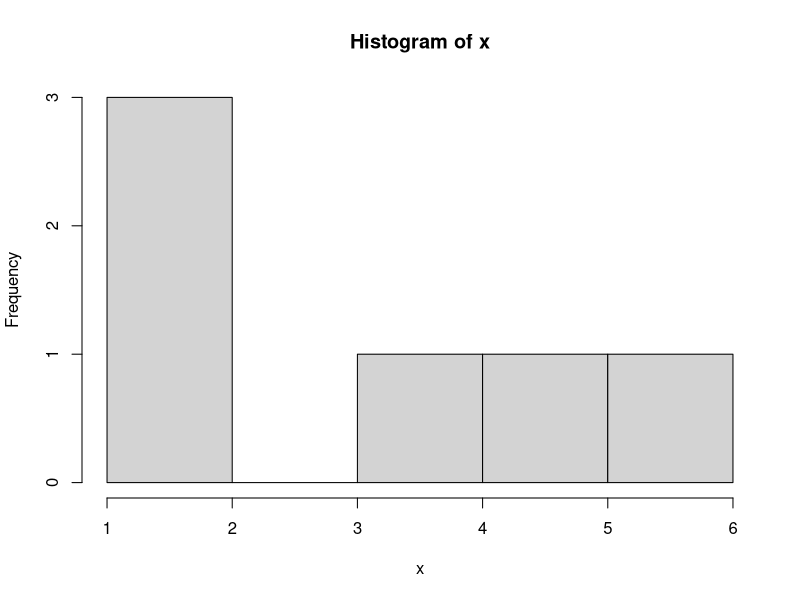
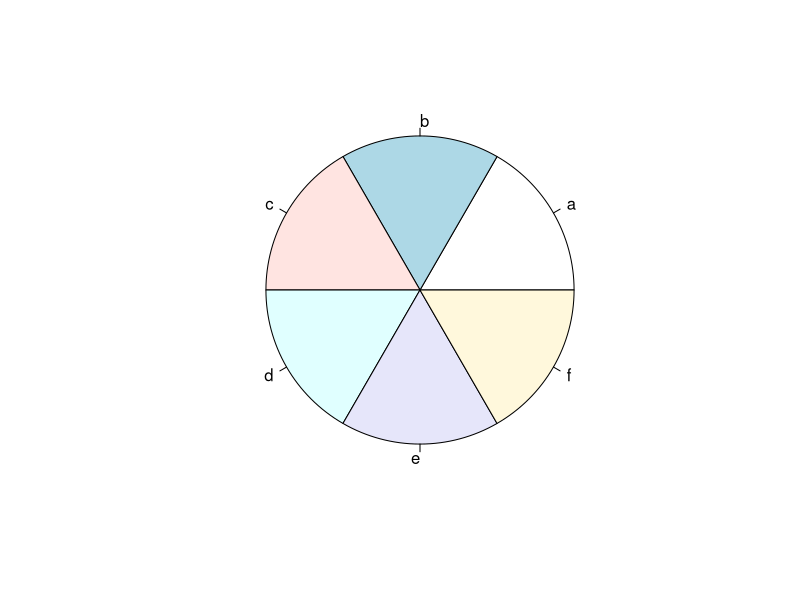
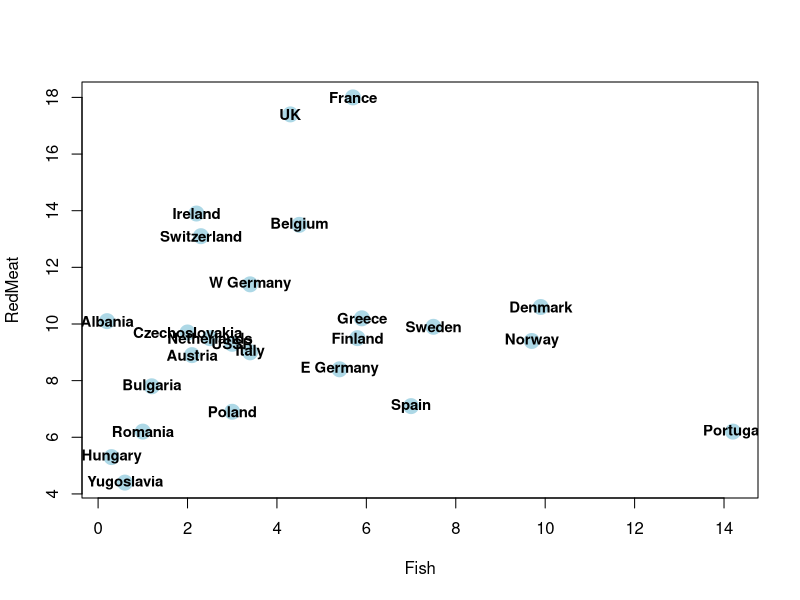

The R source for these figures, in order:
## ---- chunk 1
2+3
2*3
3*4
8/2
sqrt(2)  # square root
exp(2)   # natural exponential
2^3      # power
## ---- chunk 2
a <- 1
b <- 2
a+b
## ---- chunk 3
a
b
## ---- chunk 4
typeof(a)
## ---- chunk 5
x <- c(5,2,6,1,4,1)
x
## ---- chunk 6
y <- c('a','b','c','d','e','f')
y
## ---- chunk 7
z <- 1:6
z
## ---- chunk 8
v <- c(x,y,z)
v
## ---- chunk 9
A <- matrix(y,2,2)
A
A[1,2]
## ---- chunk 10
B <- matrix(z,2,3)
B
B[2,3]
## ---- chunk 11
B[1,2] <- 1000
## ---- chunk 12
data <- data.frame(x,y,z)
data
head(data)
## ---- chunk 13
data[1,2] # element
data[1,]  # row (observation)
data[,2]  # column (variable)
## ---- chunk 14
data$x
data$y
data$z
## ---- chunk 15
mean(x)
sum(x)
max(x)
sd(x)
table(y) # frequency table
hist(x)
pie(table(y))
## ---- chunk 16
help(hist)
## ---- chunk 17
help(read.table)
## ---- chunk 18
getwd()
current <- getwd() # save the name of the current working directory.
## ---- chunk 19
setwd(current)
## ---- chunk 20
protein <- read.csv("protein.csv")
head(protein)
## ---- chunk 21
attach(protein) # this allows us to access the named variables directly until we type detach(protein)

mean(RedMeat) # mean of red meat consumption - the same as doing mean(protein$RedMeat) if we hadn't attached the data frame
## ---- chunk 22
plot(RedMeat~Fish, col="lightblue", pch=19, cex=2, data=protein)
text(RedMeat~Fish, labels=Country, data=protein, cex=0.9, font=2)
